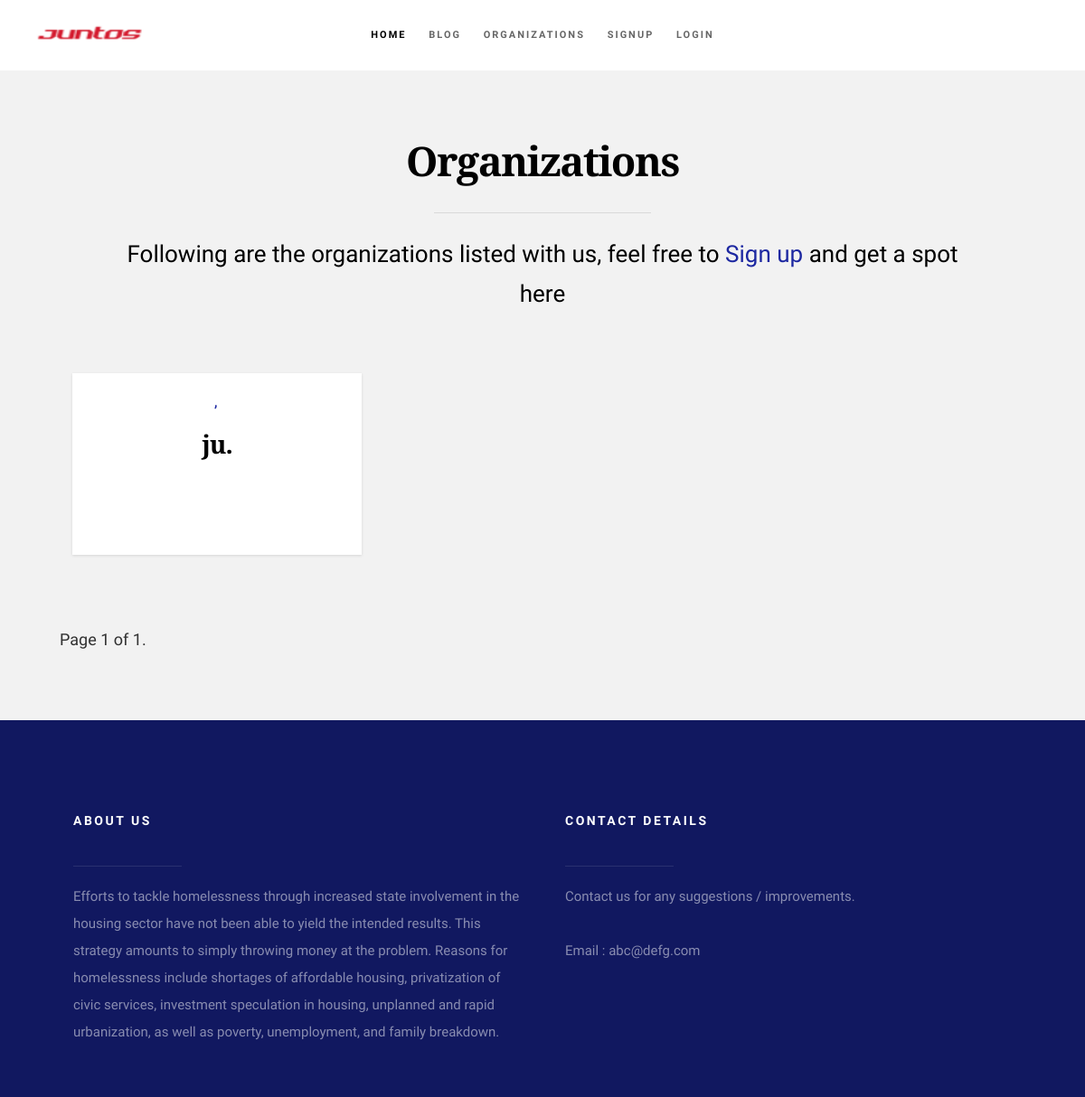
Page /organizations/ on the earlier database version.
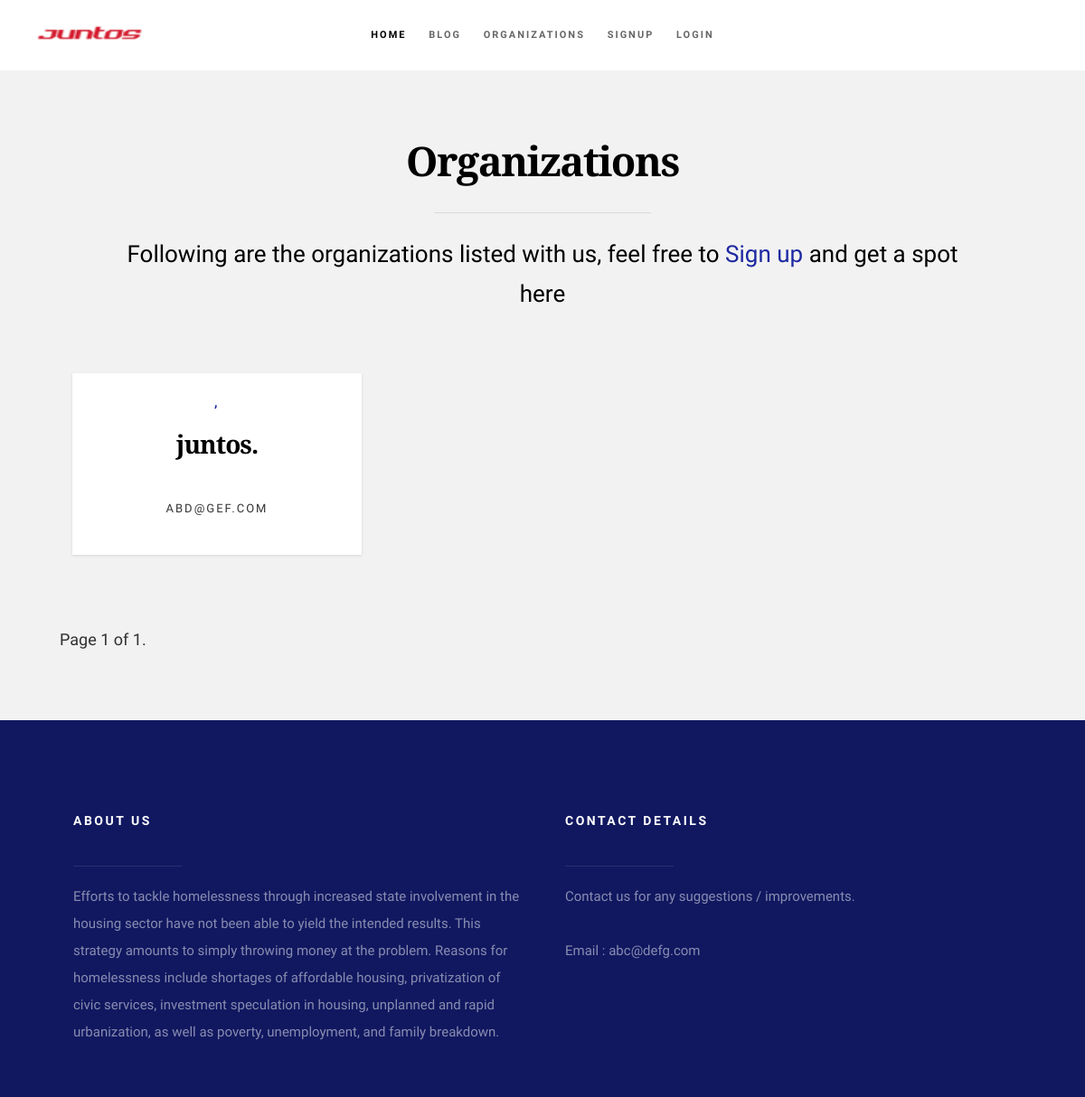
Same page on the later database version.
### main/models.py (models this page shows, shortened)
class Profile(models.Model):
    organization_user = models.OneToOneField(settings.AUTH_USER_MODEL, on_delete=models.CASCADE)
    ein_number = models.CharField(max_length=10)
    name = models.CharField(max_length=250)
    about = RichTextField()
    organization_slug = models.SlugField(max_length=250)
    organization_country = models.CharField(max_length=50)
    organization_city = models.CharField(max_length=50)
    organization_contact_email = models.EmailField()
    organization_mission = models.TextField()
    organization_primary_objective1 = models.CharField(max_length=200)
    organization_primary_objective2 = models.CharField(max_length=200)
    organization_primary_objective3 = models.CharField(max_length=200)
    def get_absolute_url(self):
        return reverse('main:organization',
                       args=[
                           self.organization_slug
                       ])

### main/views.py (the view)
# urls.py: path('organizations/', views.organizations, name='organizations'),
def organizations(request):
    object_list = Profile.objects.all()
    paginator = Paginator(object_list, 8)  # 8 organizations in each page
    page = request.GET.get('page')
    try:
        organizations_list = paginator.page(page)
    except PageNotAnInteger:
        organizations_list = paginator.page(1)
    except EmptyPage:
        organizations_list = paginator.page(paginator.num_pages)
    return render(request,
                  'home/organizations.html',
                  {'page': page,
                   'organizations': organizations_list,
                   })

### main/templates/home/organizations.html (shortened to what this page needs)
{% extends 'base_home.html' %}
{% load static %}
{% load staticfiles %}
{% block 'content' %}
<section class="s-content s-content--top-padding">
    <div class="row narrow">
        <div class="col-full s-content__header" data-aos="fade-up">
            <h1 class="display-1 display-1--with-line-sep">Organizations</h1>
            <p class="lead">Following are the organizations listed with us, feel free to <a href="{% url 'main:register'%}">Sign up</a> and get a spot here</p>
        </div>
    </div>
    <div class="row entries-wrap add-top-padding wide">
        <div class="entries">
            {% for organization in organizations %}
            <article class="col-block">
                <div class="item-entry" data-aos="zoom-in">
                    <div class="item-entry__text">
                        <div class="item-entry__cat">
                            <a href="  ">{{ organization.city }} , {{ organization.country }}</a>
                        </div>
                        <h1 class="item-entry__title"><a href="{{ organization.get_absolute_url }}">{{ organization.name }}.</a></h1>
                        <div class="item-entry__date">
                            {{ organization.organization_contact_email }}
                        </div>
                    </div>
                </div>
            </article>
            {% endfor %}
        </div>
    </div>
    <div class="row pagination-wrap">
        {% include 'pagination.html' with page=organizations %}
    </div>
</section>
{% endblock %}

### main/templates/base_home.html (shortened to what this page needs)
{% load static %}
{% load staticfiles %}
<!DOCTYPE html>
<html class="no-js" lang="en">
<head>
    <link rel="stylesheet" href=" {% static 'home/css/base.css' %} ">
    <link rel="stylesheet" href=" {% static 'home/css/vendor.css' %} ">
    <link rel="stylesheet" href=" {% static 'home/css/main.css' %} ">
</head>
<body id="top">
<header class="s-header header">
    <div class="header__logo">
        <a class="logo" href="{% url 'main:index' %}">
            <img src=" {% static 'home/images/logo.png' %} " alt="Homepage">
        </a>
    </div>
    <nav class="header__nav-wrap">
        <ul class="header__nav">
            <li class="current"><a href="{% url 'main:index' %}" title="">Home</a></li>
            <li><a href="#" title="">Blog</a></li>
            <li><a href="{% url 'main:organizations' %}" >Organizations</a></li>
            <li><a href=" {% url 'main:register' %} " >Signup</a></li>
            <li><a href=" {% url 'main:login' %} " >Login</a></li>
        </ul>
    </nav>
</header>
{% block 'content' %}
{% endblock %}
<footer class="s-footer">
    <div class="s-footer__main">
        <div class="row">
            <div class="col-six tab-full s-footer__about">
                <h4>About Us</h4>
                <p>Efforts to tackle homelessness through increased state involvement in the housing sector have not been able to yield the intended results. This strategy amounts to simply throwing money at the problem.
Reasons for homelessness include shortages of affordable housing, privatization of civic services, investment speculation in housing, unplanned and rapid urbanization, as well as poverty, unemployment, and family breakdown.</p>
            </div>
            <div class="col-six tab-full s-footer__subscribe">
                <h4>Contact details</h4>
                <p>Contact us for any suggestions / improvements.</p>
                <div class="subscribe-form">
                    Email : abc@defg.com
                </div>
            </div>
        </div>
    </div>
</footer>
</body>
</html>

### main/templates/pagination.html (shortened to what this page needs)
<div class="pagination">
  <span class="step-links">
      <span class="current">
      Page {{ page.number }} of {{ page.paginator.num_pages }}.
    </span>
  </span>
</div>

### main/static/home/css/base.css (style rules this page uses)
html { font-family: sans-serif; line-height: 1.15; -ms-text-size-adjust: 100%; -webkit-text-size-adjust: 100%; }
body { margin: 0; }
article, aside, footer, header, nav, section { display: block; }
h1 { font-size: 2em; margin: 0.67em 0; }
a { background-color: transparent; -webkit-text-decoration-skip: objects; }
img { border-style: none; }
html { font-size: 62.5%; box-sizing: border-box; }
*, *::before, *::after { box-sizing: inherit; }
body { font-weight: normal; line-height: 1; word-wrap: break-word; text-rendering: optimizeLegibility; -webkit-overflow-scrolling: touch; -webkit-text-size-adjust: none; }
body, input, button { -moz-osx-font-smoothing: grayscale; -webkit-font-smoothing: antialiased; }
img, video { max-width: 100%; height: auto; }
div, dl, dt, dd, ul, ol, li, h1, h2, h3, h4, h5, h6, pre, form, p, blockquote, th, td { margin: 0; padding: 0; }
h1, h2, h3, h4, h5, h6 { -webkit-font-smoothing: auto; -webkit-font-smoothing: antialiased; -webkit-font-variant-ligatures: common-ligatures; -moz-font-variant-ligatures: common-ligatures; font-variant-ligatures: common-ligatures; text-rendering: optimizeLegibility; }
ol, ul { list-style: none; }
li { display: block; }
a { text-decoration: none; line-height: inherit; }
a img { border: none; }
.row { width: 89%; max-width: 1200px; margin: 0 auto; }
.row:after { content: ""; display: table; clear: both; }
[class*="col-"] { float: left; padding: 0 20px; }
.col-six, .col-1-2 { width: 50%; }
.col-twelve, .col-full { width: 100%; }
@media only screen and (max-width:1200px) { [class*="col-"] { padding: 0 15px; } }

Differences in the rows shown:
removed Profile: name "ju"
added Profile: name "juntos", organization_contact_email "ABD@GEF.COM"
